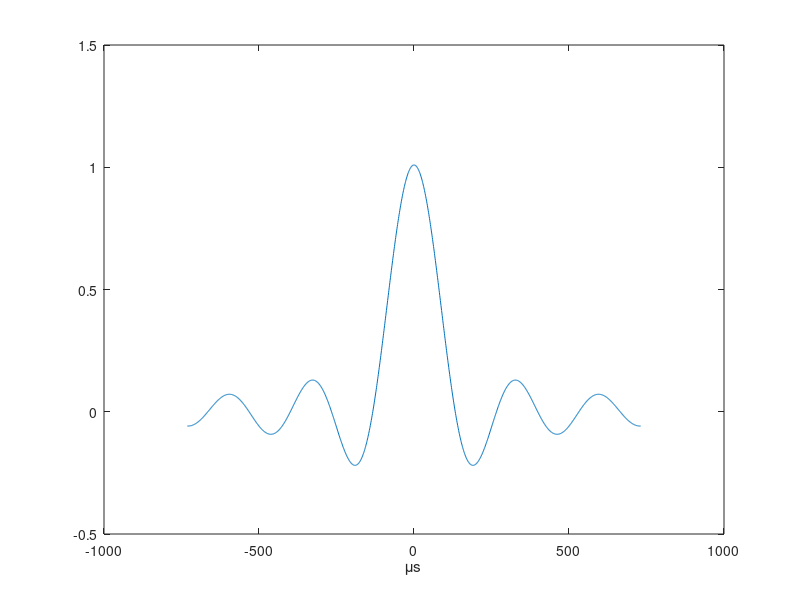
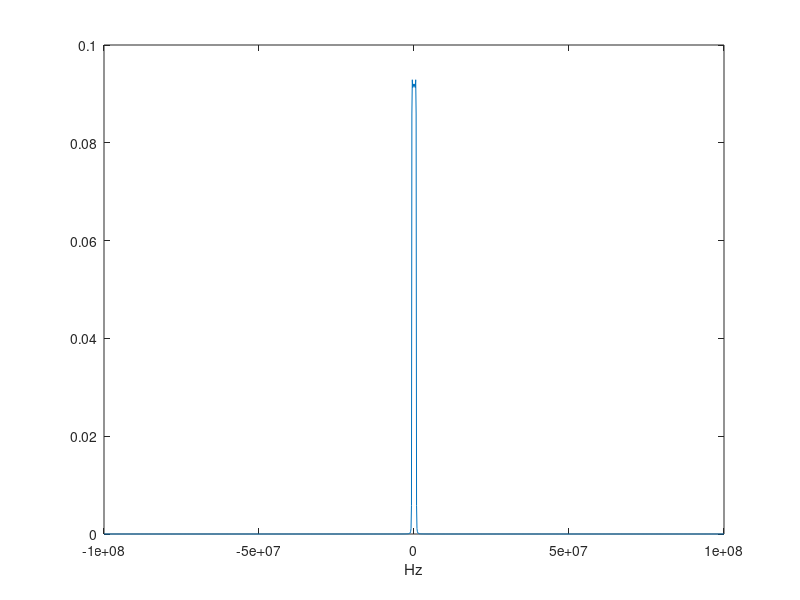

Reproduce these figures in MATLAB, in order. (Note: this script raises an error after producing the figures.)
% Baseband modulation
QAM = 1;
% Timing sync
sync_size = 200;
r = rand(1, sync_size);
time_sync = transpose(round(r));
time_sync = 2*time_sync - 1;

% Equalizer
pilot_size = 10;
pilot = transpose(round(rand(1, pilot_size)));
pilot = 2*pilot - 1;
period_pilot = 100;

% Parameters
sign_len = 1440; % 16QAM 4 bits per symbol
if QAM == 1
    sign_len = sign_len/4;
end
t_constr = 400e-6; 
% LL = 1440 + sync_size; % Total number of bits 
LL = sign_len + sync_size + pilot_size*ceil(sign_len/period_pilot); % Total number of bits 
fs = 200e6;    % Sampled frequency of the signal
T =  t_constr/LL;    % Period of a symbol (400μs and Passband signal 2 bits per symbol and 1440 bits to transmit)
ov_samp = floor(fs*T);   % Over-sampling factor (Sampling frequency/symbol rate)
N = 11; % Length of filter in symbol periods.
Ns = floor(N*ov_samp); % Number of filter samples
t_pulse = -floor(Ns/2):floor(Ns/2);   % Pulse time vector
pulse = sinc(t_pulse/ov_samp);   % sinc pulse
pulse = transpose(pulse)/norm(pulse)/sqrt(1/ov_samp);


% Show pulse plot and frequency plot
figure;
plot(t_pulse, pulse);
xlabel('μs');
F_pulse = fftshift(fft(pulse));           
len = length(t_pulse);
fr = linspace(-0.5, 0.5, len)*fs;
figure;

plot(fr, abs(F_pulse/len));
xlabel('Hz');


% image's bits
bits = reshape(cdata, size(cdata,1) * size(cdata,2), 1);


% Transform 4 bits to 1 symbol
% Group bits into chunks of 4
bits_reshaped = reshape(bits, 4, []).'; % Each row is 4 bits

% Gray-coded mapping for 16QAM (real, imaginary)
%  0000  0001  0011 0010  0 1 3 2
%  0100  0101  0111 0110  4 5 7 6
%  1100  1101  1111 1110  12 13 15 14
%  1000  1001  1011 1010  8 9 11 10
% The rows correspond to the binary representation of the symbols
mapping = [
    -3 - 3j; -1 - 3j;  3 - 3j;  1 - 3j;
    -3 - 1j; -1 - 1j;  3 - 1j;  1 - 1j;
    -3 + 3j; -1 + 3j;  3 + 3j;  1 + 3j;
    -3 + 1j; -1 + 1j;  3 + 1j;  1 + 1j
];

% Convert binary groups into decimal indices for the mapping table
indices = bi2de(bits_reshaped, 'left-msb') + 1;  % +1 for MATLAB indexing

% Map to symbols and normalize
symbols = mapping(indices);
symbols = symbols/(sqrt(2)*3);

symbolsBP = 2 * bits -1;
% Insert pilots
% Allocate the array suggested by MATLAB
num_pilot = ceil(sign_len/period_pilot);
appended = zeros(sign_len + pilot_size*num_pilot, 1);
ind = 1;
for i = 1:(period_pilot+pilot_size):length(appended)
    end_index_bits = min(ind + period_pilot - 1, sign_len);
    end_index_app = min(pilot_size + i + period_pilot - 1, length(appended));
    appended(i : pilot_size+i-1) = pilot;
    if QAM == 1
        appended(pilot_size+i : end_index_app) = symbols(ind : end_index_bits);
    end
    if QAM == 0
        appended(pilot_size+i : end_index_app) = symbolsBP(ind : end_index_bits);
    end
    ind = ind + period_pilot;
end

symbols = appended;
% append timing recovery sequence
symbols = [time_sync; symbols];

symbolsBP = appended;
symbolsBP = [time_sync; symbolsBP];



% Upsample to match pulse 

x_up = upsample(symbols, ov_samp);

if QAM == 0
    x_up = upsample(symbolsBP, ov_samp);
end

x_con = conv(x_up, pulse,'same'); % Shape I component


% Combine I and Q to create complex baseband signal
xt = x_con;
% Scale xt to ensure |xI(t)| < 1 and |xQ(t)| < 1

max_xtest = max(abs([real(xt); imag(xt)]));
max_x = max(sqrt(times(real(xt),real(xt)) + times(imag(xt),imag(xt))));
xt = xt / max_x;



%NEW

transmitsignal = xt;
save('transmitsignal.mat', 'transmitsignal');
